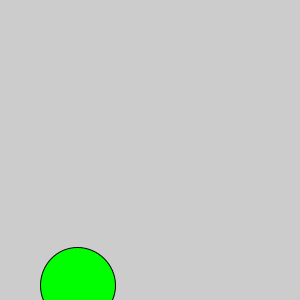
Frame 1 (no input)
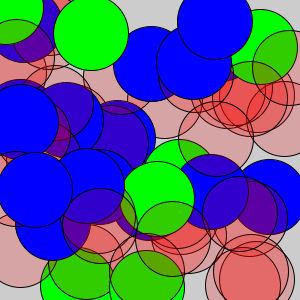
Frame 60 (the mouse pressed at the canvas centre just before this capture)
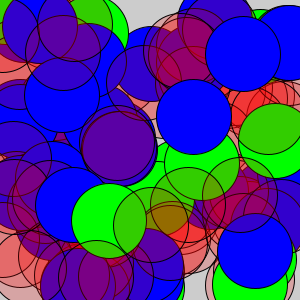
Frame 120 (the mouse held since frame 60 and released just before this capture)

The Processing sketch that drew these frames (run headless with seeded random() and noise(); from frame 60 on, the mouse is pressed at the canvas centre):

// Processing sketch: Project
// ── Project.pde
float x=0;
float y =0;
float alpha;

void setup() {
  size(300, 300);
  alpha = 50;
}

void draw() {
  float randomNum = random(1);
  x= random(width);
  y=random(height);

  ellipseMode(CENTER);

  if (randomNum <0.6) {
    fill(255, 0, 0,alpha);
    stroke(0.1);
    ellipse(x, y, 75, 75);
  }

  if (randomNum <0.7  && randomNum > 0.6) {
    fill(0, 255, 0);
    stroke(0.1);
    ellipse(x, y, 75, 75);
  }

  if (randomNum > 0.7) {
    fill(0, 0, 255);
    stroke(0.1);
    ellipse(x, y, 75, 75);
  }
}
